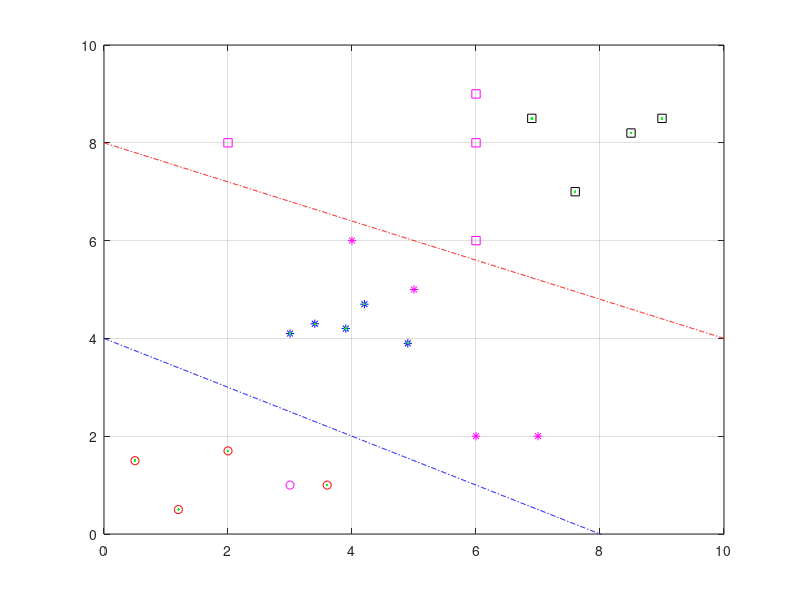

Write the MATLAB code that produced this figure.
%% Ejemplo de Clasificacion y funcion de Bondad

close all
% Grupo training para ajuste

x1=[0.5, 2.0, 3.6, 1.2, 3.4, 3.9, 4.2, 4.9, 3.0, 9.0, 7.6, 8.5, 6.9 ];
x2=[1.5, 1.7, 1.0, 0.5, 4.3, 4.2, 4.7, 3.9, 4.1, 8.5, 7.0, 8.2, 8.5 ];
c= [ 1 , 1 , 1, 1, 2 , 2, 2, 2, 2, 3, 3, 3, 3 ];

%% Representacion de datos
figure;
title('Clasificacion Ejemplo 1')
ind1=find(c==1)
plot(x1(ind1),x2(ind1),'or');
hold on
ind2=find(c==2)
plot(x1(ind2),x2(ind2),'*b');
ind3=find(c==3)
plot(x1(ind3),x2(ind3),'sk');
grid on
axis([0 10 0 10]);

%% Calculo del discriminante

x1d=0:0.01:10;

xd1=(40-2*x1d)/5;
xd2=(8-x1d)/2;


plot(x1d,xd1,'-.r',x1d,xd2,'-.b');

%% Chequeo de puntos con Discriminantes

D1=[2 5 -40];
D2=[1 2 -8];

for i=1:length(x1)
checkv1=D1*[x1(i) x2(i) 1]'; % linea superior
checkv2=D2*[x1(i) x2(i) 1]'; % linea inferior

if checkv1<0 && checkv2<0  % clase 1
    plot(x1(i),x2(i),'.g');
elseif  checkv1<0 && checkv2>0  % clase 2
    plot(x1(i),x2(i),'.g');
elseif  checkv1>0 && checkv2>0  % clase 3
    plot(x1(i),x2(i),'.g');
end

end

%% Indice de Bondad

x1o=[6, 7, 6, 6, 2, 3, 4, 6, 5];
x2o=[2, 2, 8, 6, 8, 1, 6, 9, 5];
co =[1, 2, 3, 2, 3, 1, 2, 3, 2];
cc = ones(size(co));
CI=0;

% Calculamos la clasificacion mediante los discriminantes

for i=1:length(x1o)
checkv1=D1*[x1o(i) x2o(i) 1]'; % linea superior
checkv2=D2*[x1o(i) x2o(i) 1]'; % linea inferior

if checkv1<0 && checkv2<0       % clase 1
    plot(x1o(i),x2o(i),'om');
    cc(i)=1;
elseif  checkv1<0 && checkv2>0  % clase 2
    plot(x1o(i),x2o(i),'*m');
    cc(i)=2;
elseif  checkv1>0 && checkv2>0  % clase 3
    plot(x1o(i),x2o(i),'sm');
    cc(i)=3;
end

if cc(i)~=co(i)
    CI=CI+1;
end

end

PCI=100*(CI/length(x1o));





